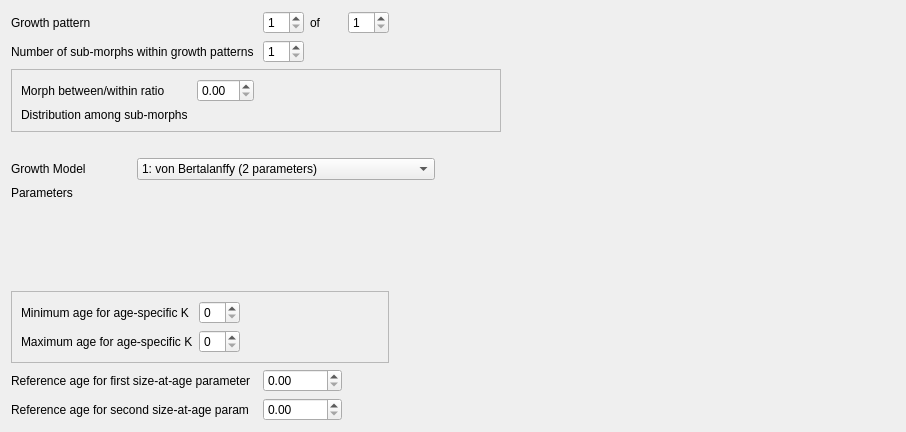
         <widget class="QWidget" name="scrollAreaWidgetContents_2">
          <property name="geometry">
           <rect>
            <x>0</x>
            <y>0</y>
            <width>906</width>
            <height>432</height>
           </rect>
          </property>
          <layout class="QVBoxLayout" name="verticalLayout_16">
           <item>
            <layout class="QGridLayout" name="gridLayout_growth">
             <item row="4" column="0">
              <widget class="QLabel" name="label_spacer3">
               <property name="text">
                <string/>
               </property>
              </widget>
             </item>
             <item row="0" column="7">
              <spacer name="horizontalSpacer_12">
               <property name="orientation">
                <enum>Qt::Horizontal</enum>
               </property>
               <property name="sizeHint" stdset="0">
                <size>
                 <width>40</width>
                 <height>20</height>
                </size>
               </property>
              </spacer>
             </item>
             <item row="0" column="2">
              <widget class="QSpinBox" name="spinBox_growth_pattern">
               <property name="minimum">
                <number>1</number>
               </property>
              </widget>
             </item>
             <item row="6" column="0">
              <widget class="QLabel" name="label_2">
               <property name="text">
                <string>Parameters</string>
               </property>
              </widget>
             </item>
             <item row="1" column="2">
              <widget class="QSpinBox" name="spinBox_growth_num_submorphs">
               <property name="minimum">
                <number>1</number>
               </property>
               <property name="maximum">
                <number>5</number>
               </property>
               <property name="singleStep">
                <number>2</number>
               </property>
               <property name="value">
                <number>1</number>
               </property>
              </widget>
             </item>
             <item row="0" column="3">
              <widget class="QLabel" name="label">
               <property name="text">
                <string>of</string>
               </property>
              </widget>
             </item>
             <item row="2" column="0" rowspan="2" colspan="7">
              <widget class="QFrame" name="frame_submorphs">
               <property name="frameShape">
                <enum>QFrame::StyledPanel</enum>
               </property>
               <property name="frameShadow">
                <enum>QFrame::Raised</enum>
               </property>
               <layout class="QGridLayout" name="gridLayout_12">
                <item row="0" column="1">
                 <widget class="QDoubleSpinBox" name="doubleSpinBox_growth_morph_ratio"/>
                </item>
                <item row="1" column="0">
                 <widget class="QLabel" name="label_growth_submorph_dist">
                  <property name="text">
                   <string>Distribution among sub-morphs </string>
                  </property>
                 </widget>
                </item>
                <item row="0" column="0">
                 <widget class="QLabel" name="label_growth_submorph_ratio">
                  <property name="text">
                   <string>Morph between/within ratio </string>
                  </property>
                 </widget>
                </item>
                <item row="0" column="2">
                 <spacer name="horizontalSpacer_19">
                  <property name="orientation">
                   <enum>Qt::Horizontal</enum>
                  </property>
                  <property name="sizeHint" stdset="0">
                   <size>
                    <width>40</width>
                    <height>20</height>
                   </size>
                  </property>
                 </spacer>
                </item>
                <item row="1" column="1" colspan="2">
                 <layout class="QHBoxLayout" name="horizontalLayout_growth_submorph_dist"/>
                </item>
               </layout>
              </widget>
             </item>
             <item row="5" column="0">
              <widget class="QLabel" name="label_growth_model">
               <property name="text">
                <string>Growth Model</string>
               </property>
              </widget>
             </item>
             <item row="0" column="0" colspan="2">
              <widget class="QLabel" name="label_growth_num_patterns">
               <property name="text">
                <string>Growth pattern</string>
               </property>
              </widget>
             </item>
             <item row="1" column="0" colspan="2">
              <widget class="QLabel" name="label_growth_num_submorphs">
               <property name="text">
                <string>Number of sub-morphs within growth patterns </string>
               </property>
              </widget>
             </item>
             <item row="9" column="0" colspan="2">
              <widget class="QLabel" name="label_growth_first_saa_age">
               <property name="text">
                <string>Reference age for first size-at-age parameter</string>
               </property>
              </widget>
             </item>
             <item row="10" column="0" colspan="2">
              <widget class="QLabel" name="label_growth_secnd_saa_age">
               <property name="text">
                <string>Reference age for second size-at-age param</string>
               </property>
              </widget>
             </item>
             <item row="0" column="6">
              <spacer name="horizontalSpacer_18">
               <property name="orientation">
                <enum>Qt::Horizontal</enum>
               </property>
               <property name="sizeType">
                <enum>QSizePolicy::Fixed</enum>
               </property>
               <property name="sizeHint" stdset="0">
                <size>
                 <width>60</width>
                 <height>20</height>
                </size>
               </property>
              </spacer>
             </item>
             <item row="8" column="0" colspan="5">
              <widget class="QFrame" name="frame_growth_age_spec_k">
               <property name="frameShape">
                <enum>QFrame::StyledPanel</enum>
               </property>
               <property name="frameShadow">
                <enum>QFrame::Raised</enum>
               </property>
               <layout class="QGridLayout" name="gridLayout_9">
                <item row="1" column="0">
                 <widget class="QLabel" name="label_growth_age_spec_min">
                  <property name="text">
                   <string>Minimum age for age-specific K</string>
                  </property>
                 </widget>
                </item>
                <item row="2" column="0">
                 <widget class="QLabel" name="label_growth_age_spec_max">
                  <property name="text">
                   <string>Maximum age for age-specific K</string>
                  </property>
                 </widget>
                </item>
                <item row="2" column="1">
                 <widget class="QSpinBox" name="spinBox_growth_age_spec_max"/>
                </item>
                <item row="1" column="1">
                 <widget class="QSpinBox" name="spinBox_growth_age_spec_min"/>
                </item>
                <item row="1" column="2">
                 <spacer name="horizontalSpacer_15">
                  <property name="orientation">
                   <enum>Qt::Horizontal</enum>
                  </property>
                  <property name="sizeHint" stdset="0">
                   <size>
                    <width>40</width>
                    <height>20</height>
                   </size>
                  </property>
                 </spacer>
                </item>
               </layout>
              </widget>
             </item>
             <item row="10" column="5">
              <spacer name="horizontalSpacer_7">
               <property name="orientation">
                <enum>Qt::Horizontal</enum>
               </property>
               <property name="sizeType">
                <enum>QSizePolicy::Fixed</enum>
               </property>
               <property name="sizeHint" stdset="0">
                <size>
                 <width>40</width>
                 <height>20</height>
                </size>
               </property>
              </spacer>
             </item>
             <item row="5" column="1" colspan="5">
              <widget class="QComboBox" name="comboBox_growth_model">
               <item>
                <property name="text">
                 <string>1: von Bertalanffy (2 parameters)</string>
                </property>
               </item>
               <item>
                <property name="text">
                 <string>2: Schnute's gen growth curve (3 parameters)</string>
                </property>
               </item>
               <item>
                <property name="text">
                 <string>3: von Bert with age-specific K devs for age range</string>
                </property>
               </item>
              </widget>
             </item>
             <item row="7" column="0">
              <spacer name="verticalSpacer">
               <property name="orientation">
                <enum>Qt::Vertical</enum>
               </property>
               <property name="sizeHint" stdset="0">
                <size>
                 <width>20</width>
                 <height>40</height>
                </size>
               </property>
              </spacer>
             </item>
             <item row="7" column="1" colspan="7">
              <layout class="QVBoxLayout" name="verticalLayout_model_params"/>
             </item>
             <item row="0" column="4">
              <widget class="QSpinBox" name="spinBox_growth_num_patterns">
               <property name="readOnly">
                <bool>false</bool>
               </property>
               <property name="minimum">
                <number>1</number>
               </property>
              </widget>
             </item>
             <item row="9" column="2" colspan="2">
              <widget class="QDoubleSpinBox" name="doubleSpinBox_growth_first_saa_age"/>
             </item>
             <item row="10" column="2" colspan="2">
              <widget class="QDoubleSpinBox" name="doubleSpinBox_growth_secnd_saa_age"/>
             </item>
            </layout>
           </item>
          </layout>
         </widget>
